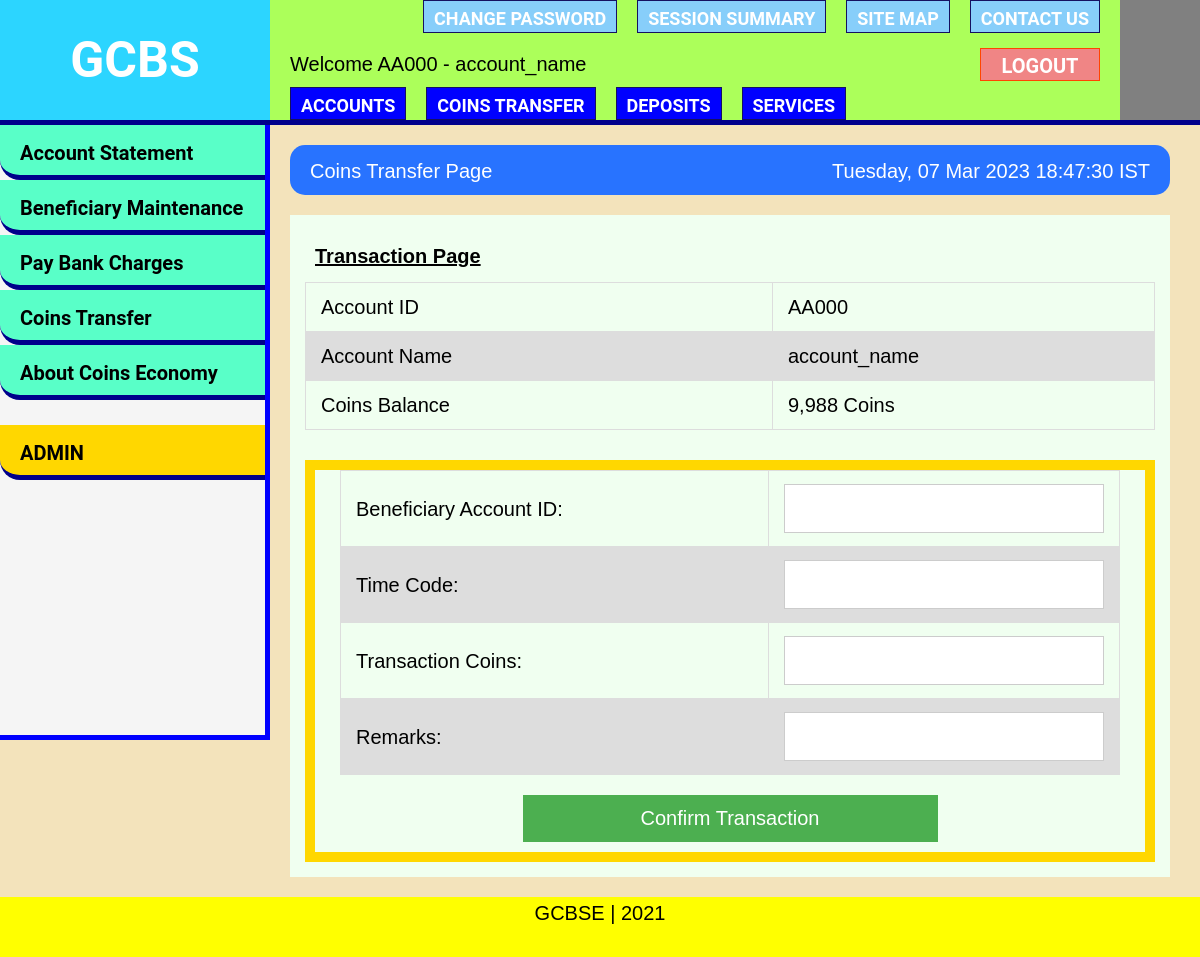
The page /coins_transfer/ (signed in) on the database its author committed.
### account/models.py (models this page shows, shortened)
class Account (AbstractBaseUser):
    account_id          = models.CharField(verbose_name="Account ID", primary_key=True,max_length=5, unique=True, blank=False)
    email               = models.EmailField(verbose_name="Email", max_length=50, blank=True)
    identification      = models.CharField(verbose_name="Identification Proof", max_length=150, blank=True)
    account_name        = models.CharField(verbose_name="Account Holder Name", max_length=100, blank=True)
    coins               = models.PositiveIntegerField(verbose_name="Coins", default=0)
    transaction_charges = models.PositiveIntegerField(verbose_name="Transaction Charges", default=0)
    last_login          = models.DateTimeField(verbose_name="Last Login", blank=True, null=True)
    date_joined         = models.DateTimeField(verbose_name="Date Joined", blank=False)
    time_code           = models.PositiveIntegerField(verbose_name="Time Code", default=0)
    is_active           = models.BooleanField(default=True)
    is_admin            = models.BooleanField(default=False)
    is_staff            = models.BooleanField(default=False)
    is_superuser        = models.BooleanField(default=False)
    USERNAME_FIELD = 'account_id'
    REQUIRED_FIELDS = []
    objects = AccountManager()

### transaction/views.py (the view)
# urls.py: path('coins_transfer/', views.coins_transfer_view, name="coins_transfer"),
def coins_transfer_view (request):
    context = {}
    if request.user.is_authenticated:
        acc_coins = number_to_international_format(request.user.coins)
        if "000" in request.user.account_id:
            tr_charges = "--"
        else:
            tr_charges = number_to_international_format(request.user.transaction_charges) + " Coins"
        class_names = ["other_account", "transaction_charges", "annual_charges"]
        all_list = [
            [
                ["other_account", "transaction_charges", "annual_charges"],
                [
                    ["Account ID", request.user.account_id],
                    ["Account Name", request.user.account_name],
                    ["Coins Balance", acc_coins + " Coins"],
                ]
            ],
            [
                ["transaction_charges"],
                [
                    ["Current Transaction Charges", tr_charges],
                ]
            ],
            [
                ["annual_charges"],
                [
                    ["Current Annual Charges", "---"],
                ]
            ],
        ]
        for class_name in class_names:
            context[class_name] = []
            for item in all_list:
                if class_name in item[0]:
                    for row in item[1]:
                        context[class_name].append(row)
        IND = pytz.timezone(settings.TIME_ZONE)
        context['datetime'] = datetime.now(tz=IND).strftime("%A, %d %b %Y %H:%M:%S %Z")
        context['page_name'] = "Coins Transfer Page"
        if request.method == 'POST':
            form = TransactionForm(data=request.POST)
            if form.is_valid():
                beneficiary_account_id = form.cleaned_data.get('account_id')
                transaction_coins = form.cleaned_data.get('transaction_coins')
                time_code = form.cleaned_data.get('time_code')
                user_account_id = request.user.account_id
                check_t = check_transaction(
                    user_account_id=user_account_id, beneficiary_account_id=beneficiary_account_id,
                    time_code=time_code,
                    transaction_coins=transaction_coins)
                if check_t[0]:
                    form.save(sender_id=user_account_id)
                    messages.info(request, "Transanction completed SUCCESSFULLY.")
                    return redirect('transaction:transaction_history')
                else:
                    messages.error(request, check_t[1])
                    messages.info(request, "Transanction is NOT completed.")
                    return redirect('transaction:coins_transfer')
            else:
                messages.info(request, "Transanction is NOT completed.")
                context['transaction_form'] = form
        else: # GET request
            form = TransactionForm()
            context['transaction_form'] = form
        return render(request, 'account/coins_transfer.html', context)
    else: # if user is not already authenticated so redirect to index
        return redirect('public:index')

### transaction/forms.py (shortened to what this page needs)
class TransactionForm (forms.Form):
    account_id          = forms.CharField(label='Beneficiary Account ID', min_length=5, max_length=5, required=True, widget=forms.TextInput(attrs={'style': 'text-transform:uppercase;'}))
    time_code           = forms.IntegerField(label="Time Code", required=True)
    transaction_coins   = forms.IntegerField(label="Transaction Coins", required=True)
    remarks             = forms.CharField(label="Remarks", max_length=100, required=False)

### account/backend.py (called while the page is built)
    def get_user(self, account_id):
        try:
            account = Account.objects.get(account_id=account_id)
            if account.is_active:
                return account
            return None
        except Account.DoesNotExist:
            logging.getLogger("error_logger").error(f"Account with Account ID: {account_id} not found")
            return None

### transaction/backend.py (called while the page is built)
def number_to_international_format(num):
    z = str(num)
    add = ""
    if z[0] == "-":
        z = z[1:]
        add= "-"
    z = z[::-1]
    res = ""
    for i in range(0,len(z)):
        if i%3 == 0 and not i == 0:
            res += ","
        res += z[i]
    res = add + res[::-1]
    return res

### account/templates/account/coins_transfer.html (shortened to what this page needs)
{% extends 'account/base.html' %}
{% load static %}
{% block content %}
<link rel="stylesheet" type="text/css" href="{% static 'css/account/transaction.css' %}">
{% include 'account/datetime.html' %}
<div id="transaction" class="active_page">
    <p><strong><u>Transaction Page</u></strong></p>
    <div id="other_account" class="active_transaction">
        <table>
            {% for account_info in other_account %}
                <tr>
                    {% for item in account_info %}
                    <td> {{item}} </td>
                    {% endfor %}
                </tr>
            {% endfor %}
        </table>
        <form class="form-container" action="" method="post">
            <table>
                {% for field in transaction_form %}
                    <tr>
                        <td class="cell_name">{{ field.label_tag }}</td>
                        <td>{{ field }}
                        </td>
                    </tr>
                {% endfor %}
            </table>
            <button class="submit-btn" type="submit" {% if btn_disabled %} disabled {% endif %}>Confirm Transaction</button>
        </form>
    </div>
</div>
{% endblock %}

### account/templates/account/navbar.html (shortened to what this page needs)
{% load static %}
<link rel="stylesheet" type="text/css" href="{% static 'css/account/navbar.css' %}">
<nav role="banner" class="navbar">
    <a href="{% url 'account:account' %}" class="logo">GCBS</a>
    <div role="navigation">
        <ul id="topnav">
            <li>
                <a href="{% url 'account:change_password' %}">Change Password</a>
            </li>
            <li>
                <a href="{% url 'account:session_summary' %}">Session Summary</a>
            </li>
            <li>
                <a href="{% url 'account:site_map' %}">Site Map</a>
            </li>
            <li>
                <a href="{% url 'public:contact' %}">Contact Us</a>
            </li>
        </ul>
        <div id="middlenav">
            <p id="welcome">
                Welcome {{request.user.account_id}} - {{request.user.account_name}}
            </p>
            <a href="{% url 'account:logout' %}" class="signout">Logout</a>
        </div>
        <ul id="bottomnav">
            <li>
                <a class="main_opt" href="{% url 'account:account' %}">Accounts</a>
            </li>
            <li>
                <a class="main_opt" href="{% url 'transaction:transaction' %}">Coins Transfer</a>
            </li>
            <li>
                <a class="main_opt" href="{% url 'account:deposits' %}">Deposits</a>
            </li>
            <li>
                <a class="main_opt" href="{% url 'account:services' %}">Services</a>
            </li>
        </ul>
    </div>
</nav>

### static/css/account/base.css (style rules this page uses)
body { background-color: rgba(218, 165, 32, 0.30); height: 100%; margin: 0; padding: 0; font-size: 20px; font-family: arial, sans-serif; line-height: 1.6; }
* { box-sizing: border-box; }
a { text-decoration: none; cursor: pointer; }
table { border-collapse: collapse; }

### static/css/account/navbar.css (style rules this page uses)
.navbar { display: block; position: relative; z-index: 0; background-color: grey; height: 125px; width: 100%; border-bottom: 5px solid darkblue; font-family: "Roboto", "Corbel", "Avenir", "Lucida Grande", "Lucida Sans", sans-serif; }
.logo { float: left; height: 120px; width: 270px; line-height: 1; text-align: center; margin-right: 15px; padding: 35px 50px; text-transform: uppercase; font-size: 50px; font-weight: bolder; color: white; background-color: rgb(0, 204, 255); }
[role="banner"] [role="navigation"] { float: left; background-color: rgb(172, 255, 90); width: 850px; height: 120px; padding: 0 10px; }
[role="banner"] [role="navigation"] ul { margin: 0; border: 0; padding: 0; height: 33px; list-style-type: disc; }
[role="banner"] [role="navigation"] li { display: block; float: left; font-family: "Roboto", "Corbel", "Avenir", "Lucida Grande", "Lucida Sans", sans-serif; font-size: 18px; font-weight: 700; line-height: 16px; text-transform: uppercase; margin: 0 10px; border: 1px solid #151061; }
[role="banner"] [role="navigation"] a { color: #fff; display: block; padding: 10px 10px 5px 10px; text-decoration: none; }
[role="banner"] p { display: block; margin: 0; }
#welcome { float: left; }
.signout { font-weight: 700; line-height: 15px; text-transform: uppercase; margin: 0 10px; float: right; width: 120px; font-size: 20px; font-family: "Roboto", "Corbel", "Avenir", "Lucida Grande", "Lucida Sans", sans-serif; background-color: rgb(240, 133, 133); border: 1px solid rgb(255, 68, 0); height: 33px; text-align: center; }
#middlenav { display: block; clear: both; padding: 15px 0 0 10px; font-size: 20px; height: 54px; font-family: arial, sans-serif; }
#topnav { float: right; display: block; clear: both; font-size: 20px; }
#bottomnav { display: block; float: left; clear: both; font-size: 20px; }
[role="banner"] [role="navigation"] #topnav a { background-color: lightskyblue; }
[role="banner"] [role="navigation"] #bottomnav a { background-color: blue; }
@media (max-width: 1310px) { .logo { margin-right: 0; } }

### static/css/account/transaction.css (style rules this page uses)
#transaction { float: left; clear: right; background-color: honeydew; clear: right; margin: 20px; min-width: 840px; width: calc(100vw - 320px); padding: 15px; }
#transaction p { margin: 10px; }
#transaction table { min-width: 810px; width: calc(100vw - 350px); }
#transaction form.form-container { border: 10px solid gold; margin-top: 30px; }
#transaction .form-container table { min-width: 740px; width: calc(100vw - 420px); margin: 0 25px; }
#transaction td { border: 1px solid #dddddd; text-align: left; padding: 8px 15px; }
#transaction td:nth-child(even) { width: 45%; }
#transaction tr:nth-child(even) { background-color: #dddddd; }
input[type=text], input[type=number] { width: 100%; padding: 12px 15px; margin: 5px 0; display: inline-block; border: 1px solid #ccc; font-size: 20px; }
#transaction .form-container button.submit-btn { background-color: #4CAF50; color: white; padding: 12px 45px; margin: 10px 25%; border: none; cursor: pointer; width: 50%; font-size: 20px; }
#transaction #other_account, #transaction #transaction_charges, #transaction #annual_charges { display: none; }
#transaction .active_transaction { display: block !important; }

### rows shown on the page
Account: user.account_id "AA000", user.account_name "account_name", account_info "AA000" "account_name"

### other values the page prints
{{ page_name }} "Coins Transfer Page"
{{ datetime }} "Tuesday, 07 Mar 2023 18:47:30 IST"
{{ item }} "Account ID" "Account Name" "Coins Balance" "9,988 Coins"
{{ field.label_tag }} "Beneficiary Account ID:" "Time Code:" "Transaction Coins:" "Remarks:"
